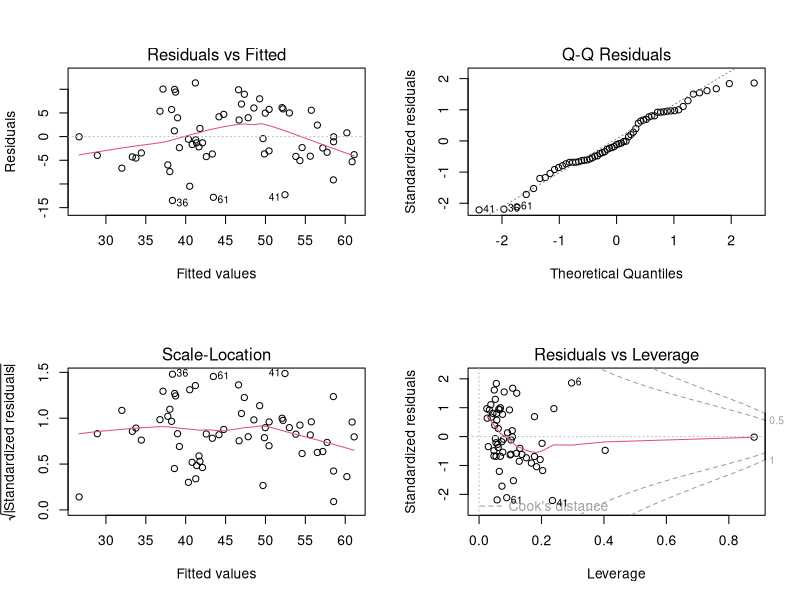
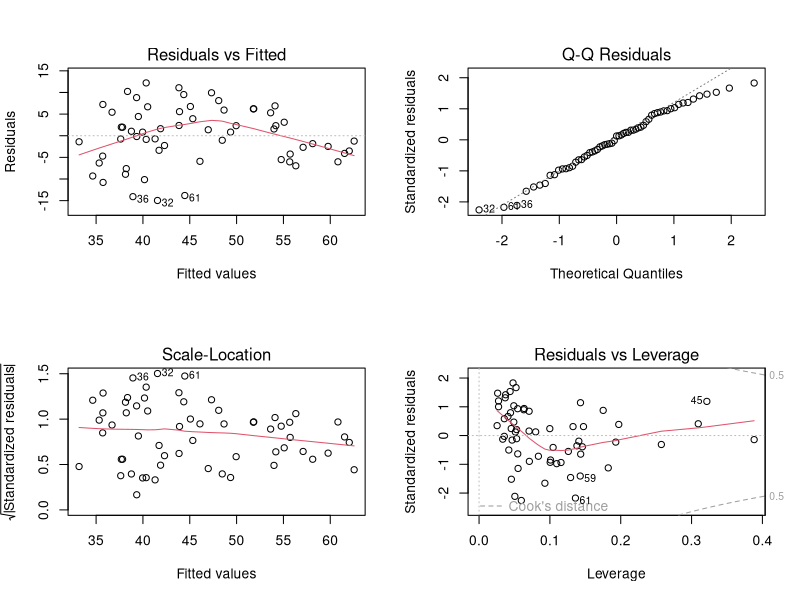
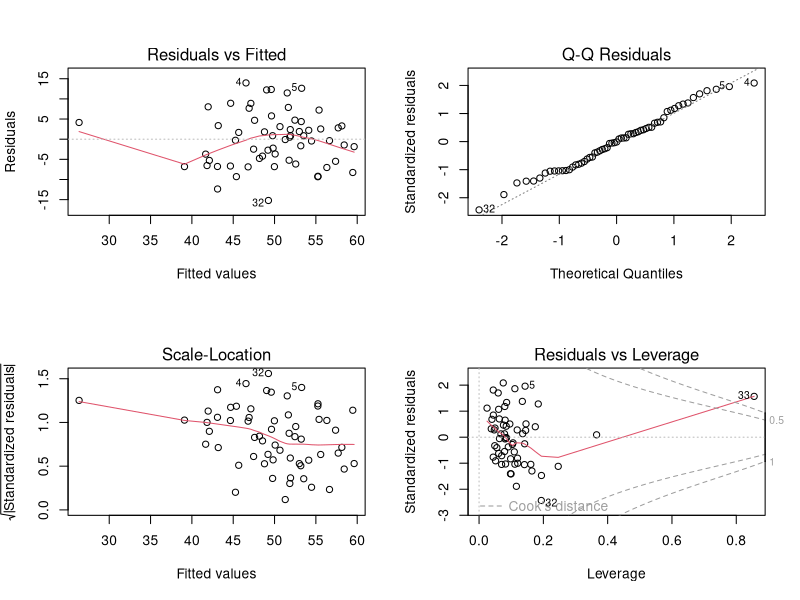
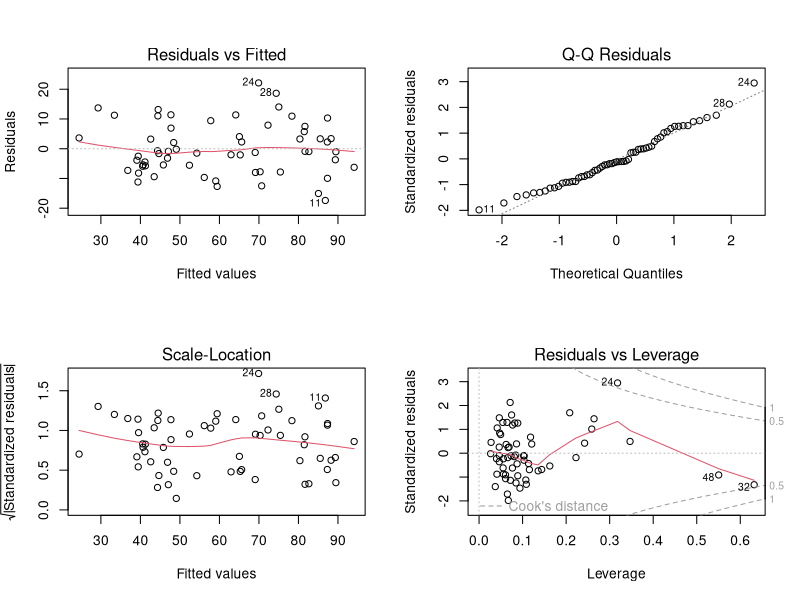
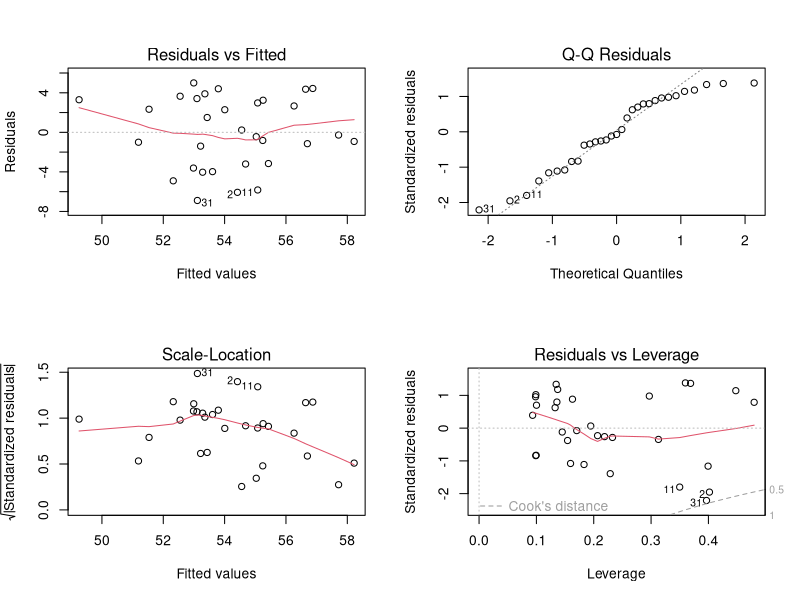
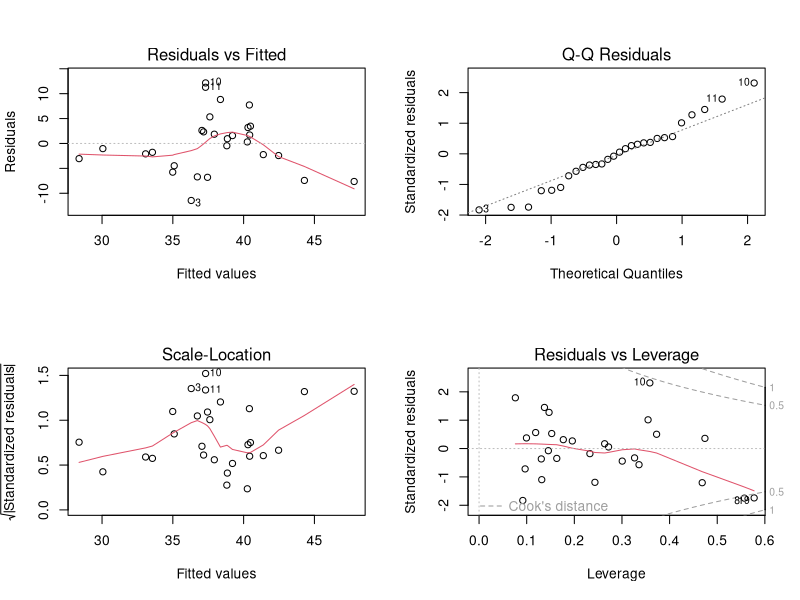
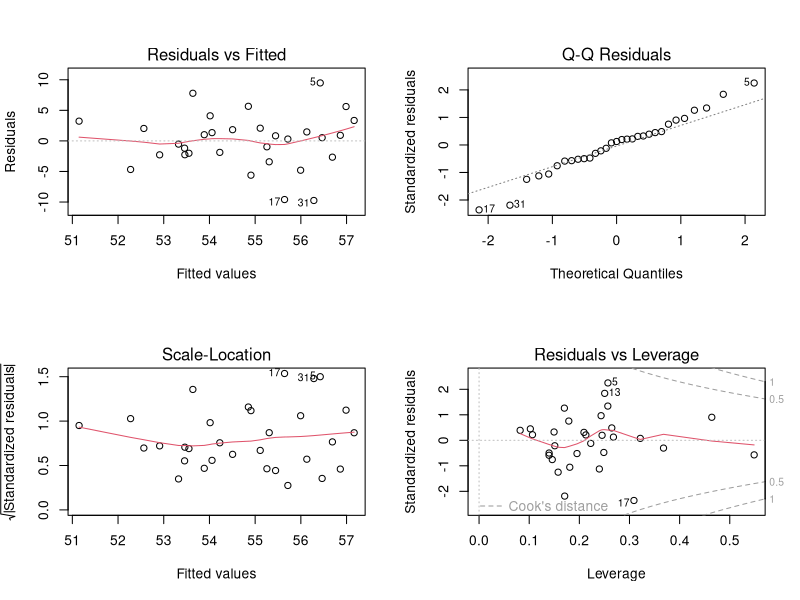
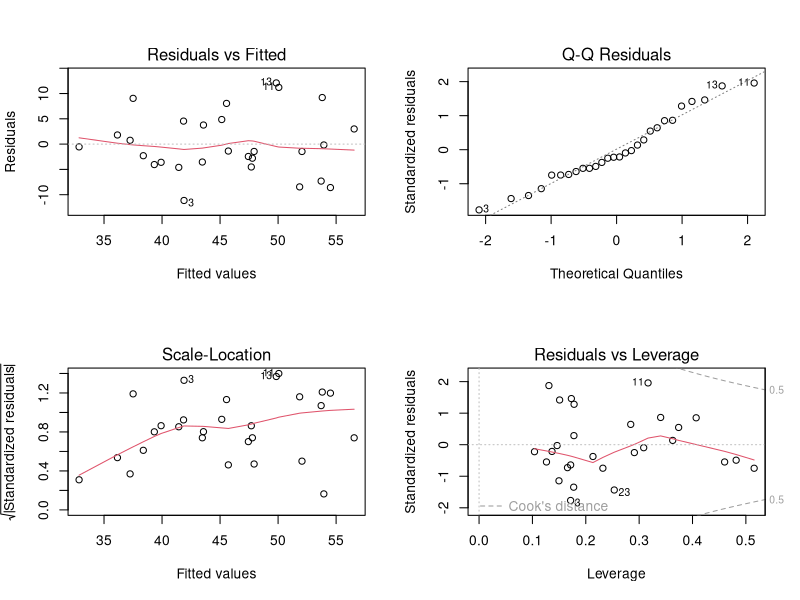

These charts were generated, in order, by the following R code:
## ---- chunk 1
knitr::opts_chunk$set(echo = TRUE)
knitr::opts_knit$set(root.dir = '/Users/leland15/6203_git/Team-13/Data/Leland')
## ---- chunk 2
library(dplyr)
## ---- chunk 3
dal_data <- read.csv("delta_lbc.csv")
sw_data <- read.csv("southwest_lbc.csv")
ual_data <- read.csv("united_lbc.csv") 
## ---- chunk 4
dal_model1 <- lm(Open.Stock.Price ~ Sum.of.carrier_ct
                 + Sum.of.weather_ct + Sum.of.nas_ct + Sum.of.security_ct
                 + Sum.of.late_aircraft_ct + Sum.of.arr_cancelled 
                 , data = dal_data)

par(mfrow = c(2,2))
plot(dal_model1)
par(mfrow = c(1,1))
## ---- chunk 5
summary(dal_model1)
## ---- chunk 6
dal_model1b <- lm(Open.Stock.Price ~ Sum.of.carrier_delay 
                 + Sum.of.weather_delay + Sum.of.nas_delay + Sum.of.security_delay
                 + Sum.of.late_aircraft_delay
                 , data = dal_data)
par(mfrow = c(2,2))
plot(dal_model1b)
par(mfrow = c(1,1))
## ---- chunk 7
summary(dal_model1b)
## ---- chunk 8
sw_model1 <- lm(Open.Stock.Price ~ Sum.of.carrier_ct
                 + Sum.of.weather_ct + Sum.of.nas_ct + Sum.of.security_ct
                 + Sum.of.late_aircraft_ct + Sum.of.arr_cancelled 
                 , data = sw_data)

par(mfrow = c(2,2))
plot(sw_model1)
par(mfrow = c(1,1))
## ---- chunk 9
summary(sw_model1)
## ---- chunk 10
ual_model1 <- lm(Open.Stock.Price ~ Sum.of.carrier_ct
                 + Sum.of.weather_ct + Sum.of.nas_ct + Sum.of.security_ct
                 + Sum.of.late_aircraft_ct + Sum.of.arr_cancelled 
                 , data = ual_data)

par(mfrow = c(2,2))
plot(ual_model1)
par(mfrow = c(1,1))
## ---- chunk 11
summary(ual_model1)
## ---- chunk 12
dal_pre_data <- filter(dal_data, yyyymm < 202003)
dal_post_data <- filter(dal_data, yyyymm > 202004)
sw_pre_data <- filter(sw_data, yyyymm < 202003)
sw_post_data <- filter(sw_data, yyyymm > 202004)
ual_pre_data <- filter(ual_data, yyyymm < 202003)
ual_post_data <- filter(ual_data, yyyymm > 202004)
## ---- chunk 13
dal_pre_model <- lm(Open.Stock.Price ~ Sum.of.carrier_ct
                 + Sum.of.weather_ct + Sum.of.nas_ct + Sum.of.security_ct
                 + Sum.of.late_aircraft_ct + Sum.of.arr_cancelled
                     , data = dal_pre_data)

par(mfrow = c(2,2))
plot(dal_pre_model)
par(mfrow = c(1,1))
## ---- chunk 14
summary(dal_pre_model)
## ---- chunk 15
dal_post_model <- lm(Open.Stock.Price ~ Sum.of.carrier_ct
                 + Sum.of.weather_ct + Sum.of.nas_ct + Sum.of.security_ct
                 + Sum.of.late_aircraft_ct + Sum.of.arr_cancelled
                     , data = dal_post_data)

par(mfrow = c(2,2))
plot(dal_post_model)
par(mfrow = c(1,1))
## ---- chunk 16
summary(dal_post_model)
## ---- chunk 17
sw_pre_model <- lm(Open.Stock.Price ~ Sum.of.carrier_ct
                 + Sum.of.weather_ct + Sum.of.nas_ct + Sum.of.security_ct
                 + Sum.of.late_aircraft_ct + Sum.of.arr_cancelled
                     , data = sw_pre_data)

par(mfrow = c(2,2))
plot(sw_pre_model)
par(mfrow = c(1,1))

## ---- chunk 18
summary(sw_pre_model)
## ---- chunk 19
sw_post_model <- lm(Open.Stock.Price ~ Sum.of.carrier_ct
                 + Sum.of.weather_ct + Sum.of.nas_ct + Sum.of.security_ct
                 + Sum.of.late_aircraft_ct + Sum.of.arr_cancelled
                     , data = sw_post_data)

par(mfrow = c(2,2))
plot(sw_post_model)
par(mfrow = c(1,1))
## ---- chunk 20
summary(sw_post_model)
## ---- chunk 21
ual_pre_model <- lm(Open.Stock.Price ~ Sum.of.carrier_ct
                 + Sum.of.weather_ct + Sum.of.nas_ct + Sum.of.security_ct
                 + Sum.of.late_aircraft_ct + Sum.of.arr_cancelled
                     , data = ual_pre_data)

par(mfrow = c(2,2))
plot(ual_pre_model)
par(mfrow = c(1,1))
## ---- chunk 22
summary(ual_pre_model)
## ---- chunk 23
ual_post_model <- lm(Open.Stock.Price ~ Sum.of.carrier_ct
                 + Sum.of.weather_ct + Sum.of.nas_ct + Sum.of.security_ct
                 + Sum.of.late_aircraft_ct + Sum.of.arr_cancelled
                     , data = ual_post_data)

par(mfrow = c(2,2))
plot(ual_post_model)
par(mfrow = c(1,1))
## ---- chunk 24
summary(ual_post_model)
